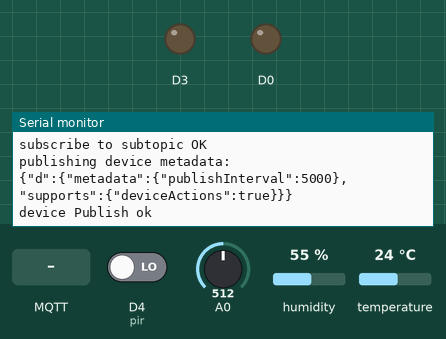
Recording of a sketch running on a simulated ESP8266 (NodeMCU). On the bench: output pins drawn as LEDs (lit = HIGH), the last lines printed to the serial monitor. The test bench sets the inputs (shaded band); at power-on: D4 (pir) LOW, A0 = 512, humidity 55 %, temperature 24 °C. WiFi joins after 1.5 s; servers stay silent unless stated; no MQTT or app messages arrive unless stated.

Above: at 2.7 s.
2.8 s: MQTT message "ECO" arrives on the first subscribed topic
At 3.4 s:
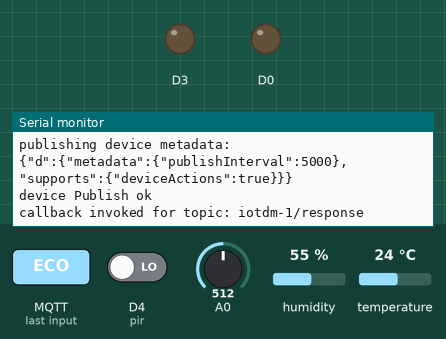
7.1 s: MQTT message "ECO" arrives on the third subscribed topic
At 7.9 s:
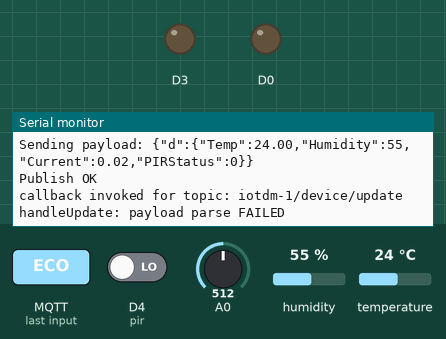

Measured:
- after the input at 2.8 s, the serial monitor: prints a new line at once (image 1)
- after the input at 7.1 s, the serial monitor: prints a new line at once (image 2)

The sketch:

Smart_Buliding.ino
```cpp
// (licence header left out)
#include <ESP8266WiFi.h>
#include <PubSubClient.h> // https://github.com/knolleary/pubsubclient/releases/tag/v2.3
#include <ArduinoJson.h> // https://github.com/bblanchon/ArduinoJson/releases/tag/v5.0.7
#include "DHT.h"  //U need to add DHT sensor library
#define DHTPIN D2   // what pin we're connected to
#define DHTTYPE DHT11   // define type of sensor DHT 11
DHT dht (DHTPIN, DHTTYPE);
//-------- Customise these values -----------
const char* ssid = "SmartBridge WIFI";
const char* password = "SmartBridge";
#define light D0
#define pir D4
#define ac D3
int h;
float t;

int PIR_Status = LOW;
#define ORG "nyapiv"
#define DEVICE_TYPE "building"
#define DEVICE_ID "1994"
#define TOKEN "KQJYf)HgqiZElvQ3aW"

//-------- Customise the above values --------

char server[] = ORG ".messaging.internetofthings.ibmcloud.com";
char authMethod[] = "use-token-auth";
char token[] = TOKEN;
char clientId[] = "d:" ORG ":" DEVICE_TYPE ":" DEVICE_ID;
//String value;
const char publishTopic[] = "iot-2/evt/building/fmt/json";
const char responseTopic[] = "iotdm-1/response";
const char manageTopic[] = "iotdevice-1/mgmt/manage";
const char updateTopic[] = "iotdm-1/device/update";
const char rebootTopic[] = "iotdm-1/mgmt/initiate/device/reboot";
const char subTopic[] = "iot-2/cmd/surya/fmt/json";
void wifiConnect();
void mqttConnect();
void initManagedDevice();
void publishData();
void handleUpdate(byte* payload) ;
void callback(char* topic, byte* payload, unsigned int payloadLength);
WiFiClient wifiClient;
PubSubClient client(server, 1883, callback, wifiClient);

int publishInterval = 5000; // 30 seconds
long lastPublishMillis;
float Idig, Imax, Ipeak, Irms, Isum;
float Iarray[60];


void setup() {
  Serial.begin(115200);

  dht.begin();
  Serial.println();
  pinMode(D0,OUTPUT);
  pinMode(D3,OUTPUT);
  pinMode(D4,INPUT);
  wifiConnect();
  mqttConnect();
  initManagedDevice();
}

void loop() {


  if (millis() - lastPublishMillis > publishInterval) {
    publishData();
    lastPublishMillis = millis();
  }

  if (!client.loop()) {
    mqttConnect();
    initManagedDevice();
  }
}

void wifiConnect() {
  Serial.print("Connecting to "); Serial.print(ssid);
  WiFi.begin(ssid, password);
  while (WiFi.status() != WL_CONNECTED) {
    delay(500);
    Serial.print(".");
  }
  Serial.print("nWiFi connected, IP address: "); Serial.println(WiFi.localIP());
}

void mqttConnect() {
  if (!!!client.connected()) {
    Serial.print("Reconnecting MQTT client to "); Serial.println(server);
    while (!!!client.connect(clientId, authMethod, token)) {
      Serial.print(".");
      delay(500);
    }
    Serial.println();
  }
}

void initManagedDevice() {

  if (client.subscribe("iotdm-1/response")) {
    Serial.println("subscribe to responses OK");
  } else {
    Serial.println("subscribe to responses FAILED");
  }

  if (client.subscribe(rebootTopic)) {
    Serial.println("subscribe to reboot OK");
  }
  else {
    Serial.println("subscribe to reboot FAILED");
  }

  if (client.subscribe("iotdm-1/device/update")) {
    Serial.println("subscribe to update OK");
  } else {
    Serial.println("subscribe to update FAILED");
  }
  if (client.subscribe(subTopic)) {
    Serial.println("subscribe to subtopic OK");
  } else {
    Serial.println("subscribe to update FAILED");
  }


  StaticJsonBuffer<300> jsonBuffer;
  JsonObject& root = jsonBuffer.createObject();
  JsonObject& d = root.createNestedObject("d");
  JsonObject& metadata = d.createNestedObject("metadata");
  metadata["publishInterval"] = publishInterval;
  JsonObject& supports = d.createNestedObject("supports");
  supports["deviceActions"] = true;

  char buff[300];
  root.printTo(buff, sizeof(buff));
  Serial.println("publishing device metadata:"); Serial.println(buff);
  if (client.publish(manageTopic, buff)) {
    Serial.println("device Publish ok");
  } else {
    Serial.print("device Publish failed:");
  }
}

void publishData() {

    h = dht.readHumidity();
    t = dht.readTemperature();
    PIR_Status = digitalRead(pir);

 int i;
for(i=0;i<60;i++){
Idig = analogRead(A0);
if(Idig>511)
{
  Ipeak = ((Idig-511)*5)/(0.185*1023); // Peak value of positive
  Iarray[i] = Ipeak;
}
else Iarray[i] = 0;

delay(10);
}

Ipeak = findMax();
Irms = Ipeak*0.707;
Serial.print("current Value =  ");
Serial.println(Irms);
delay(100);


  String payload = "{\"d\":{\"Temp\":";
  payload += t;
  payload += ",""\"Humidity\":";
  payload += h;
  payload += ",""\"Current\":";
  payload += Irms;
  payload +=",""\"PIRStatus\":";
  payload +=PIR_Status;
  payload += "}}";

  Serial.print("Sending payload: "); Serial.println(payload);

  if (client.publish(publishTopic, (char*) payload.c_str())) {
    Serial.println("Publish OK");
  } else {
    Serial.println("Publish FAILED");
  }
}
float findMax(){
  Imax = Iarray[0];
  int j;
  for(j=0;j<=60;j++){
  if(Iarray[j] > Imax){
  Imax = Iarray[j];
}

}
Serial.print("Imax Value =  ");
Serial.println(Imax);
return Imax;
}


void callback(char* topic, byte* payload, unsigned int payloadLength) {
  Serial.print("callback invoked for topic: "); Serial.println(topic);

  if (strcmp (responseTopic, topic) == 0) {
    return; // just print of response for now
  }

  if (strcmp (rebootTopic, topic) == 0) {
    Serial.println("Rebooting...");
    ESP.restart();
  }

  if (strcmp (updateTopic, topic) == 0) {
    handleUpdate(payload);
  }
  if (strcmp (subTopic, topic) == 0) {
    Serial.print("Subscribed");
    Serial.println((char*)payload);
    handleUpdate(payload);
  }
}

void handleUpdate(byte* payload) {
  StaticJsonBuffer<300> jsonBuffer;
  JsonObject& root = jsonBuffer.parseObject((char*)payload);
  if (!root.success()) {
    Serial.println("handleUpdate: payload parse FAILED");
    return;
  }
 String Mode =  root["MODE"];
 String Light =  root["LIGHT"];
 String  AC =  root["AC"];
 Serial.println("MODE:"+ Mode);
 Serial.println("LIGHT:"+Light);
 Serial.println("AC:"+ AC);


 if(Mode == "ECO" && Light == "LIGHTON" && AC == "ACON")
{
  Serial.println("Light is ON and AC is ON in ECO");
  digitalWrite(D0,HIGH);
  digitalWrite(D3,HIGH);
  delay(100);
}
if(Mode == "ECO" && Light == "LIGHTOFF" && AC == "ACOFF")
{
  Serial.println("Light is OFF and AC is OFF in ECO");
  digitalWrite(D0,LOW);
  digitalWrite(D3,LOW);
   delay(100);
}
if(Mode == "AWAY" && Light == "LIGHTOFF" && AC == "ACOFF")
{
  Serial.println("Light is OFF and AC is OFF in AWAY");
  digitalWrite(D0,LOW);
  digitalWrite(D3,LOW);
  delay(100);
}
if(Mode == "MANUAL" && Light == "LIGHTON")
{
   digitalWrite(D0,HIGH);
   Serial.println("Light is ON in MANUAL");
     delay(100);
}
if(Mode == "MANUAL" && Light == "LIGHTOFF")
{
   digitalWrite(D0,LOW);
   Serial.println("Light is OFF in MANUAL");
     delay(100);
}
if(Mode == "MANUAL" && AC == "ACON")
{
   digitalWrite(D3,HIGH);
   Serial.println("AC is ON in MANUAL");
     delay(100);
}
if(Mode == "MANUAL" && AC == "ACOFF")
{
   digitalWrite(D3,LOW);
   Serial.println("AC is OFF in MANUAL");
     delay(100);
}
if(Mode == "MANUAL" && Light == "LIGHTON" && AC == "ACON")
{
  Serial.println("Light is ON and AC is ON in MANIUAL");
  digitalWrite(D0,HIGH);
  digitalWrite(D3,HIGH);
  delay(100);
}
if(Mode == "MANUAL" && Light == "LIGHTOFF" && AC == "ACOFF")
{
    Serial.println("Light is OFF and AC is OFF in MANUAL");
  digitalWrite(D0,LOW);
  digitalWrite(D3,LOW);
  delay(100);
}
 Mode = "";
 Light = "";
 AC = "";


}
```
